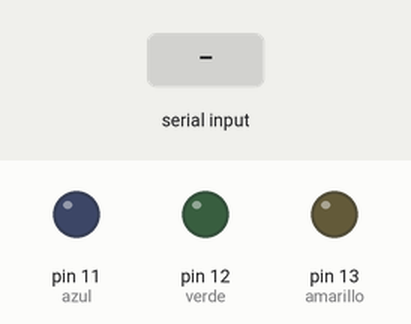
Bench run of a sketch on a simulated Arduino Uno, built with avr-gcc and run on an emulated ATmega328P. Parts: output pins drawn as LEDs (lit = HIGH). The inputs (shaded band) are chosen by the test bench. What the sketch prints to the serial monitor is not drawn.

Above: at 1.2 s.
1.3 s: "a" received over Serial
At 2.5 s:
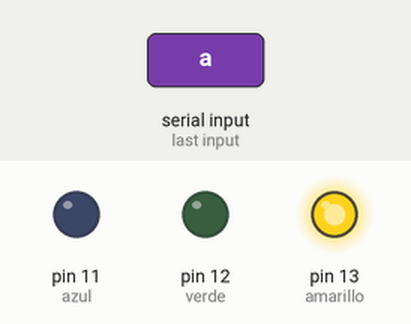
2.8 s: "b" received over Serial
At 3.8 s:
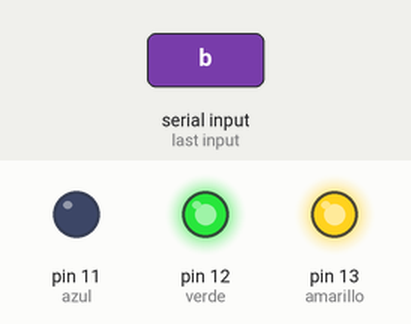
4.3 s: "c" received over Serial
At 4.9 s:
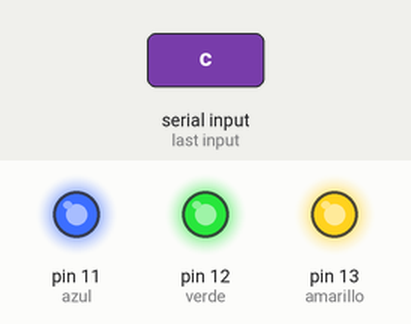
Timing chart, 0 to 7.3 s (numbered marks = the images above; inputs shaded):
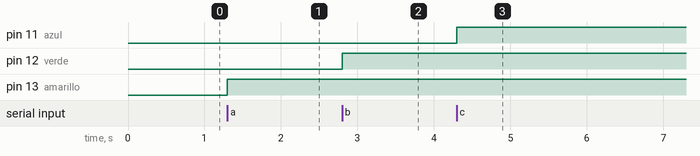

Measured:
- after the input at 1.3 s, pin 13 (amarillo): LOW → HIGH at once
- after the input at 2.8 s, pin 12 (verde): LOW → HIGH at once
- after the input at 4.3 s, pin 11 (azul): LOW → HIGH at once

The sketch:

Mascara.ino
```cpp
int amarillo=13, verde=12, azul=11;
char dato;
void setup(){
  Serial.begin(9600);
  pinMode(amarillo,OUTPUT);
  pinMode(verde,OUTPUT);
  pinMode(azul,OUTPUT);
}
void loop(){


  if(Serial.available()>0){
     dato = Serial.read();
    if(dato== 'a'){digitalWrite(amarillo,HIGH);}
    if(dato== 'b'){digitalWrite(verde,HIGH);}
    if(dato== 'c'){digitalWrite(azul,HIGH);}
    if(dato== 'd'){
      digitalWrite(amarillo,0);
      digitalWrite(verde,0);
      digitalWrite(azul,0);

      }
 Serial.print(dato);
    }

}
```
